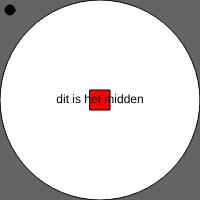
Frame 1 (no input)
Frame 60 (no input): identical to frame 1, image omitted
Frame 120 (the mouse pressed at the canvas centre since frame 60): identical to frame 1, image omitted

The p5.js sketch that drew this single still picture (run headless with seeded random() and noise() and a simulated clock; from frame 60 on, the mouse is pressed at the canvas centre):

// p5.js sketch
// ── sketch.js
function setup(){
createCanvas(200, 200);
background(100);
console.log("Dit is de setup"); //of je gebruikt
print("dit is de setup in printfunctie");


rectMode(CENTER);
ellipse(100, 100, 200, 200);
fill(255, 0, 0);
rect(100,100,20,20);

fill(0,0,0);
textAlign(CENTER, CENTER);
text("dit is het midden", 100,100);
  
ellipse(10,10,10,10);  


}

function draw(){


}
